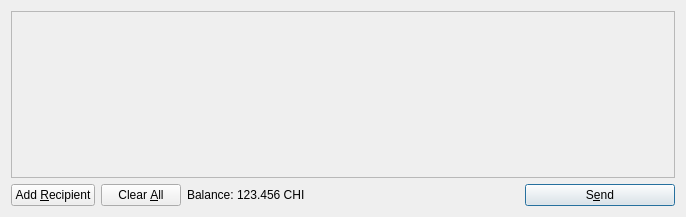
<?xml version="1.0" encoding="UTF-8"?>
<ui version="4.0">
 <class>SendCoinsDialog</class>
 <widget class="QDialog" name="SendCoinsDialog">
  <property name="geometry">
   <rect>
    <x>0</x>
    <y>0</y>
    <width>686</width>
    <height>217</height>
   </rect>
  </property>
  <property name="windowTitle">
   <string>Send Coins</string>
  </property>
  <layout class="QVBoxLayout" name="verticalLayout">
   <item>
    <widget class="QScrollArea" name="scrollArea">
     <property name="widgetResizable">
      <bool>true</bool>
     </property>
     <widget class="QWidget" name="scrollAreaWidgetContents">
      <property name="geometry">
       <rect>
        <x>0</x>
        <y>0</y>
        <width>666</width>
        <height>165</height>
       </rect>
      </property>
      <layout class="QVBoxLayout" name="verticalLayout_2">
       <property name="margin">
        <number>0</number>
       </property>
       <item>
        <layout class="QVBoxLayout" name="entries">
         <property name="spacing">
          <number>6</number>
         </property>
        </layout>
       </item>
       <item>
        <spacer name="verticalSpacer">
         <property name="orientation">
          <enum>Qt::Vertical</enum>
         </property>
         <property name="sizeHint" stdset="0">
          <size>
           <width>20</width>
           <height>40</height>
          </size>
         </property>
        </spacer>
       </item>
      </layout>
     </widget>
    </widget>
   </item>
   <item>
    <layout class="QHBoxLayout" name="horizontalLayout">
     <item>
      <widget class="QPushButton" name="addButton">
       <property name="toolTip">
        <string>Send to multiple recipients at once</string>
       </property>
       <property name="text">
        <string>Add &amp;Recipient</string>
       </property>
       <property name="icon">
        <iconset resource="../bitcoin.qrc">
         <normaloff>:/icons/add</normaloff>:/icons/add</iconset>
       </property>
       <property name="autoDefault">
        <bool>false</bool>
       </property>
      </widget>
     </item>
     <item>
      <widget class="QPushButton" name="clearButton">
       <property name="sizePolicy">
        <sizepolicy hsizetype="Minimum" vsizetype="Fixed">
         <horstretch>0</horstretch>
         <verstretch>0</verstretch>
        </sizepolicy>
       </property>
       <property name="toolTip">
        <string>Remove all transaction fields</string>
       </property>
       <property name="text">
        <string>Clear &amp;All</string>
       </property>
       <property name="icon">
        <iconset resource="../bitcoin.qrc">
         <normaloff>:/icons/remove</normaloff>:/icons/remove</iconset>
       </property>
       <property name="autoRepeatDelay">
        <number>300</number>
       </property>
       <property name="autoDefault">
        <bool>false</bool>
       </property>
      </widget>
     </item>
     <item>
      <layout class="QHBoxLayout" name="horizontalLayout_2">
       <property name="spacing">
        <number>3</number>
       </property>
       <item>
        <widget class="QLabel" name="label">
         <property name="text">
          <string>Balance:</string>
         </property>
        </widget>
       </item>
       <item>
        <widget class="QLabel" name="labelBalance">
         <property name="cursor">
          <cursorShape>IBeamCursor</cursorShape>
         </property>
         <property name="text">
          <string>123.456 CHI</string>
         </property>
         <property name="textInteractionFlags">
          <set>Qt::LinksAccessibleByMouse|Qt::TextSelectableByKeyboard|Qt::TextSelectableByMouse</set>
         </property>
        </widget>
       </item>
      </layout>
     </item>
     <item>
      <spacer name="horizontalSpacer">
       <property name="orientation">
        <enum>Qt::Horizontal</enum>
       </property>
       <property name="sizeHint" stdset="0">
        <size>
         <width>40</width>
         <height>20</height>
        </size>
       </property>
      </spacer>
     </item>
     <item>
      <widget class="QPushButton" name="sendButton">
       <property name="minimumSize">
        <size>
         <width>150</width>
         <height>0</height>
        </size>
       </property>
       <property name="toolTip">
        <string>Confirm the send action</string>
       </property>
       <property name="text">
        <string>S&amp;end</string>
       </property>
       <property name="icon">
        <iconset resource="../bitcoin.qrc">
         <normaloff>:/icons/send</normaloff>:/icons/send</iconset>
       </property>
       <property name="default">
        <bool>true</bool>
       </property>
      </widget>
     </item>
    </layout>
   </item>
  </layout>
 </widget>
 <resources>
  <include location="../bitcoin.qrc"/>
 </resources>
 <connections/>
</ui>
